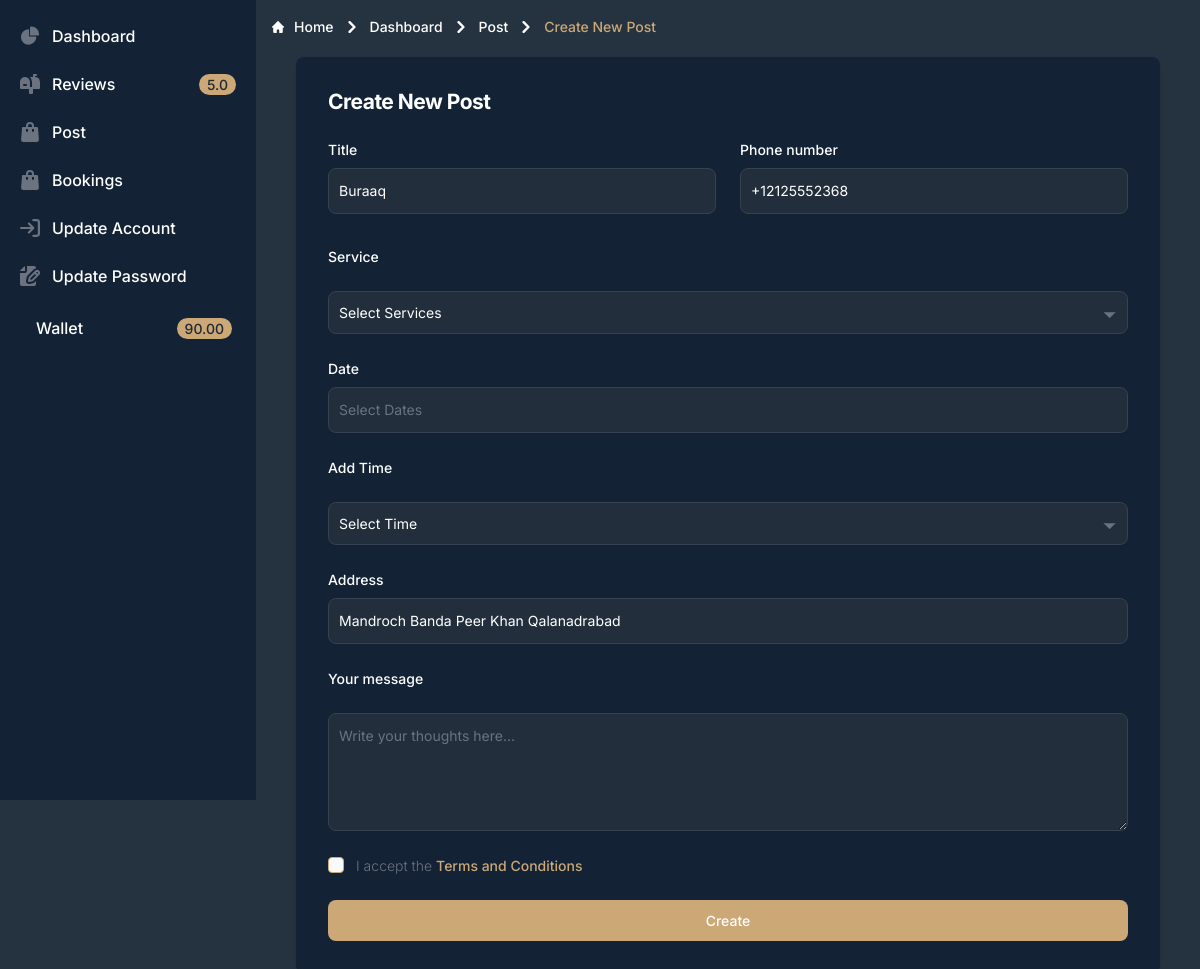
/createpost/ (signed in), run on the app's committed database.
### authentication/models.py (models this page shows, shortened)
class UserProfile(AbstractBaseUser,PermissionsMixin):
    username = None
    email = models.EmailField(max_length=255, unique=True, db_index=True)
    email_is_verified = models.BooleanField(default=False)
    profile_image = models.ImageField(blank=True,upload_to='profile',null=True,default='Capture.PNG')
    address = models.CharField(max_length=120,null=True,blank=True, default='')
    company = models.CharField(max_length=120, null=True,blank=True,default='')
    rating = models.DecimalField(max_digits=2,default=0, null=True,blank=True,decimal_places=1)
    extra = models.JSONField(null=True)
    phone_number = PhoneNumberField(blank=True, unique=True)
    first_name=models.CharField(max_length=120, null=True,blank=True,default='')
    last_name=models.CharField(max_length=120, null=True,blank=True,default='')
    date_joined = models.DateTimeField(auto_now_add=True)
    updated_at = models.DateTimeField(auto_now=True)
    is_staff = models.BooleanField(_('staff status'), default=False,help_text=_('Designates whether the user can log into this admin ''site.'))
    is_active = models.BooleanField(_('active'), default=True,help_text=_('Designates whether this user should be treated as ''active. Unselect this instead of deleting accounts.'))
    is_admin=models.BooleanField(default=False)
    is_salonowner=models.BooleanField(default=False)
    token=models.CharField(default='token will  genrated in feature',max_length=500)
    auth_provider = models.CharField(
        max_length=255, blank=False,
        null=False, default=AUTH_PROVIDERS.get('email'))
    USERNAME_FIELD = 'email'
    REQUIRED_FIELDS = []
    objects = CustomUserManager()

### payment/models.py (models this page shows, shortened)
class Wallet(models.Model):
    amount = models.DecimalField(decimal_places=2, max_digits=10,default=0.0)
    user = models.OneToOneField(UserProfile,on_delete=models.CASCADE)
    created_at = models.DateTimeField(auto_now_add=True)
    updated_at = models.DateTimeField(auto_now=True)

### salon/views.py (the view, shortened to what this page needs)
# urls.py: path("createpost/", views.createPost.as_view(), name="createpost"),
class createPost( SuccessMessageMixin,LoginRequiredMixin,FormView):
    template_name = "booking/createpost.html"
    form_class = BookingPostForm
    success_url = reverse_lazy("mybookings")
    success_message="Post Create"
    def dispatch(self, request, *args, **kwargs):
        if not request.user.is_authenticated:
            return redirect_to_login(self.request.get_full_path(), reverse_lazy('login'))
        if not request.user.email_is_verified:
            messages.warning(request,'Verify Your Email First')
            return HttpResponseRedirect(reverse_lazy('verify-email'))
        return super().dispatch(request, *args, **kwargs)
    def get_form_kwargs(self, *args, **kwargs):
        form_kwargs = super().get_form_kwargs(*args, **kwargs)
        form_kwargs['request'] = self.request
        return form_kwargs
    def get_template_names(self):
        if self.request.user.is_salonowner:  # a certain check
            return [self.template_name]
        else:
            return ['404.html']

### salon/models.py (called while the page is built)
    def __str__(self):
        return self.name

### templates/booking/createpost.html (shortened to what this page needs)
{% extends "dashboard.html" %} {% load widget_tweaks %}
{% load static %}
{%block style%}
<link
  rel="stylesheet"
  href="https://cdn.jsdelivr.net/npm/flatpickr/dist/flatpickr.min.css"
/>
{%endblock style%} {% block content %}
<nav class="flex" aria-label="Breadcrumb">
  <ol class="inline-flex items-center  space-x-1 md:space-x-2 rtl:space-x-reverse">
    <li class="inline-flex items-center">
      <a href="{%url 'index'%}" class="inline-flex items-center text-sm font-medium text-white hover:text-primary dark:text-gray-400 dark:hover:text-white">
        Home
      </a>
    </li>
    <li>
      <div class="flex items-center">
        <svg class="rtl:rotate-180 w-3 h-3 text-white mx-1" aria-hidden="true" xmlns="http://www.w3.org/2000/svg" fill="none" viewBox="0 0 6 10">
          <path stroke="currentColor" stroke-linecap="round" stroke-linejoin="round" stroke-width="2" d="m1 9 4-4-4-4"/>
        </svg>
        <a href="{%url 'dashboard'%}" class="ms-1 text-sm font-medium text-white hover:text-primary md:ms-2 dark:text-gray-400 dark:hover:text-white">Dashboard</a>
      </div>
    </li>
    <li>
      <div class="flex items-center">
        <svg class="rtl:rotate-180 w-3 h-3 text-white mx-1" aria-hidden="true" xmlns="http://www.w3.org/2000/svg" fill="none" viewBox="0 0 6 10">
          <path stroke="currentColor" stroke-linecap="round" stroke-linejoin="round" stroke-width="2" d="m1 9 4-4-4-4"/>
        </svg>
        <a href="{%url 'dashboard'%}" class="ms-1 text-sm font-medium text-white hover:text-primary md:ms-2 dark:text-gray-400 dark:hover:text-white">Post</a>
      </div>
    </li>
    <li aria-current="page">
      <div class="flex items-center">
        <svg class="rtl:rotate-180 w-3 h-3 text-white mx-1" aria-hidden="true" xmlns="http://www.w3.org/2000/svg" fill="none" viewBox="0 0 6 10">
          <path stroke="currentColor" stroke-linecap="round" stroke-linejoin="round" stroke-width="2" d="m1 9 4-4-4-4"/>
        </svg>
        <span class="ms-1 text-sm font-medium text-primary md:ms-2 dark:text-gray-400">Create New Post</span>
      </div>
    </li>
  </ol>
</nav>
<div
  class="flex flex-col items-center justify-center px-6 mq825:px-0 mt-5 py-8 mx-auto lg:py-0"
>
  <div class="w-1/3 md:w-1/3 mq825:w-full lg:w-full bg-bg2 rounded-lg shadow">
    <div class="p-6 space-y-4 md:space-y-6 sm:p-8">
      <h1
        class="text-xl font-bold leading-tight tracking-tight text-white md:text-2xl"
      >
        Create New Post
      </h1>
      <form
        class="space-y-4 md:space-y-6"
        method="POST"
        action="{% url 'createpost' %}"
      >
        <div class="grid gap-6 mb-6 md:grid-cols-2">
          <div>
            <label
              for="title"
              class="block mb-2 text-sm font-medium text-white dark:text-white"
              >Title</label
            >
            <input
              type="text"
              name="title"
              id="title"
              class="bg-slategray border border-gray-700 text-white sm:text-sm rounded-lg focus:ring-primary focus:border-primary block w-full p-2.5"
              value="{{request.user.company}}"
              placeholder="Doe"
              required
            />
          </div>
          <div>
            <label
              for="id_phone_number"
              class="block mb-2 text-sm font-medium text-white dark:text-white"
              >{{form.phone_number.label}}</label
            >
            {% render_field form.phone_number value=request.user.phone_number class="bg-slategray border border-gray-700 text-white sm:text-sm rounded-lg focus:ring-primary focus:border-primary block w-full p-2.5 " %}
          </div>
        </div>
        <label
          for="datePicker"
          class="block mb-2 text-sm font-medium text-white dark:text-white"
          >Service</label
        >
        <div class="relative">
          <div
            class="absolute inset-y-0 end-0 mr-2 p-1 flex items-center ps-3.5 pointer-events-none"
          >
          </div>
          <input
            id="dropdownSearchButton"
            data-dropdown-toggle="dropdownSearch"
            placeholder="Select date"
            value="Select Services"
            class="bg-slategray text-left border border-gray-700 text-white p-2 sm:text-sm rounded-lg focus:ring-primary focus:border-primary block w-full p-2.5"
            type="button"
          />
        </div>
        <div>
          <label
            for="datePicker"
            class="block mb-2 text-sm font-medium text-white dark:text-white"
            >Date</label
          >
          <input
            type="text"
            id="datePicker"
            placeholder="Select Dates"
            name="dates"
            required=""
            class="input bg-slategray border border-gray-700 text-white sm:text-sm rounded-lg focus:ring-primary focus:border-primary block w-full p-2.5"
          />
        </div>
        <label
          for="dropdownSearchButton2"
          class="block mb-2 text-sm font-medium text-white dark:text-white"
          >Add Time</label
        >
        <div class="relative">
          <div
            class="absolute inset-y-0 end-0 mr-2 p-1 flex items-center ps-3.5 pointer-events-none"
          >
          </div>
          <input
            id="dropdownSearchButton2"
            data-dropdown-toggle="dropdownSearch2"
            placeholder="Select Time"
            value="Select Time"
            class="bg-slategray text-left border border-gray-700 text-white p-2 sm:text-sm rounded-lg focus:ring-primary focus:border-primary block w-full p-2.5"
            type="button"
          />
        </div>
        <div>
          <label
            for="id_address"
            class="block mb-2 text-sm font-medium text-white dark:text-white"
            >{{form.address.label}}</label
          >
          {% render_field form.address value=request.user.address class="bg-slategray border border-gray-700 text-white sm:text-sm   rounded-lg focus:ring-primary focus:border-primary block w-full p-2.5   " %}
        </div>
        <label
          for="id_message"
          class="block mb-2 text-sm font-medium text-white"
          >Your message</label
        >
        <textarea
          id="id_message"
          rows="4"
          name="message"
          maxlength="5000"
          class="block p-2.5 w-full text-sm text-white bg-slategray rounded-lg border border-gray-700 focus:ring-1 focus:ring-primary focus:border-primary"
          placeholder="Write your thoughts here..."
        ></textarea>
        <div class="flex items-start">
          <div class="flex items-center h-5">
            <input
              id="terms"
              aria-describedby="terms"
              type="checkbox"
              class="w-4 h-4 border border-primary rounded bg-gray-50 text-primary focus:ring-3 focus:ring-primary dark:bg-gray-700 dark:border-gray-600 dark:focus:ring-primary-600 dark:ring-offset-gray-800"
              required=""
            />
          </div>
          <div class="ml-3 text-sm">
            <label
              for="terms"
              class="font-light text-gray-500 dark:text-gray-300"
              >I accept the
              <a
                class="font-medium text-primary hover:underline"
                href="{%url 'terms' %}"
                >Terms and Conditions</a
              ></label
            >
          </div>
        </div>
        <button
          type="submit"
          class="w-full text-white bg-primary hover:bg-primary-700 focus:ring-4 focus:outline-none focus:ring-primary-300 font-medium rounded-lg text-sm px-5 py-2.5 text-center dark:bg-primary-600 dark:hover:bg-primary-700 dark:focus:ring-primary-800"
        >
          Create
        </button>
      </form>
    </div>
  </div>
  {%endblock%}

### templates/dashboard.html (shortened to what this page needs)
{% load compress %} {% load static %}
<!DOCTYPE html>
<html lang="en" class="scroll-smooth">
  <head>
    {% compress css %}
    <link rel="stylesheet" href="{% static 'src/output.css' %}" />
    {% endcompress %}
    {%block style%}{%endblock style%}
  </head>
  <body class="bg-slategray2">
 <aside id="default-sidebar" class="fixed top-0 left-0 z-40 w-64 h-screen transition-transform -translate-x-full sm:translate-x-0" aria-label="Sidebar">
    <div class="h-full px-3 py-4 overflow-y-auto bg-bg2 text-white">
       <ul class="space-y-2 font-medium">
          <li>
             <a href="#" class="flex items-center p-2 text-white rounded-lg dark:text-white hover:bg-primary dark:hover:bg-gray-700 group">
                <span class="ms-3">Dashboard</span>
             </a>
          </li>
          <li>
             <a href="{% url 'allreviews' %}" class="flex items-center p-2 text-white rounded-lg dark:text-white hover:bg-primary dark:hover:bg-gray-700 group">
                <span class="flex-1 ms-3 whitespace-nowrap">Reviews</span>
                <span class="inline-flex items-center justify-center px-2 ms-3 text-sm font-medium text-gray-800 bg-primary rounded-full dark:bg-gray-700 dark:text-gray-300">{{request.user.rating}}</span>
               </a>
          </li>
          {%if request.user.is_salonowner%}
          <li>
             <a href="{% url 'mybookings'%}" class="flex items-center p-2 text-white rounded-lg dark:text-white hover:bg-primary dark:hover:bg-gray-700 group">
                <span class="flex-1 ms-3 whitespace-nowrap">Post</span>
             </a>
          </li>
          {%endif%}
          <li>
             <a href="{% url 'mybooking'%}" class="flex items-center p-2 text-white rounded-lg dark:text-white hover:bg-primary dark:hover:bg-gray-700 group">
                <span class="flex-1 ms-3 whitespace-nowrap">Bookings</span>
             </a>
          </li>
          <li>
             <a href="{%url 'update' %}" class="flex items-center p-2 text-white rounded-lg dark:text-white hover:bg-primary dark:hover:bg-gray-700 group">
                <span class="flex-1 ms-3 whitespace-nowrap">Update Account</span>
             </a>
          </li>
          <li>
             <a href="{%url 'changepassword'%}" class="flex items-center p-2 text-white rounded-lg dark:text-white hover:bg-primary dark:hover:bg-gray-700 group">
                <span class="flex-1 ms-3 whitespace-nowrap">Update Password</span>
             </a>
          </li>
          <li>
            <a href="" class="flex items-center p-3 text-white rounded-lg dark:text-white hover:bg-primary dark:hover:bg-gray-700 group">
               <span class="flex-1 ms-3 whitespace-nowrap">Wallet</span>
               <span class="inline-flex items-center justify-center px-2 ms-3 text-sm font-medium text-gray-800 bg-primary rounded-full dark:bg-gray-700 dark:text-gray-300">{{request.user.wallet.amount}}</span>
              </a>
         </li>
       </ul>
    </div>
 </aside>
 <div class="p-4 h-full h-screen  sm:ml-64 bg-slategray2">
{%block content%}
{%endblock content%}
 </div>
  </body>
</html>

### data on the page
UserProfile: user.rating "5.0", user.wallet.amount "90.00", title "Buraaq", phone_number "+12125552368", address "Mandroch Banda Peer Khan Qalanadrabad"
